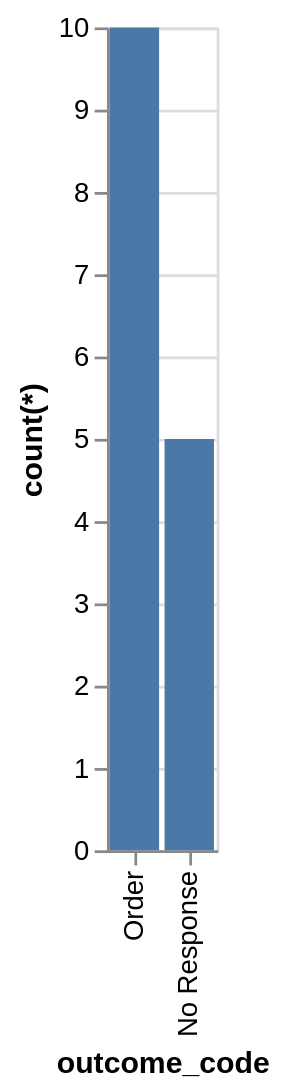

Express this chart as Vega-Lite.
### Vega-Lite specification from a JSON file in a GitHub repository (floating-point values rounded to 4 significant figures)
{"data": {"values": [{"x_data": "Order", "y_data": 10}, {"x_data": "No Response", "y_data": 5}]}, "mark": "bar", "encoding": {"x": {"field": "x_data", "type": "nominal", "title": "outcome_code", "sort": "descending"}, "y": {"field": "y_data", "type": "quantitative", "title": "count(*)"}}}
